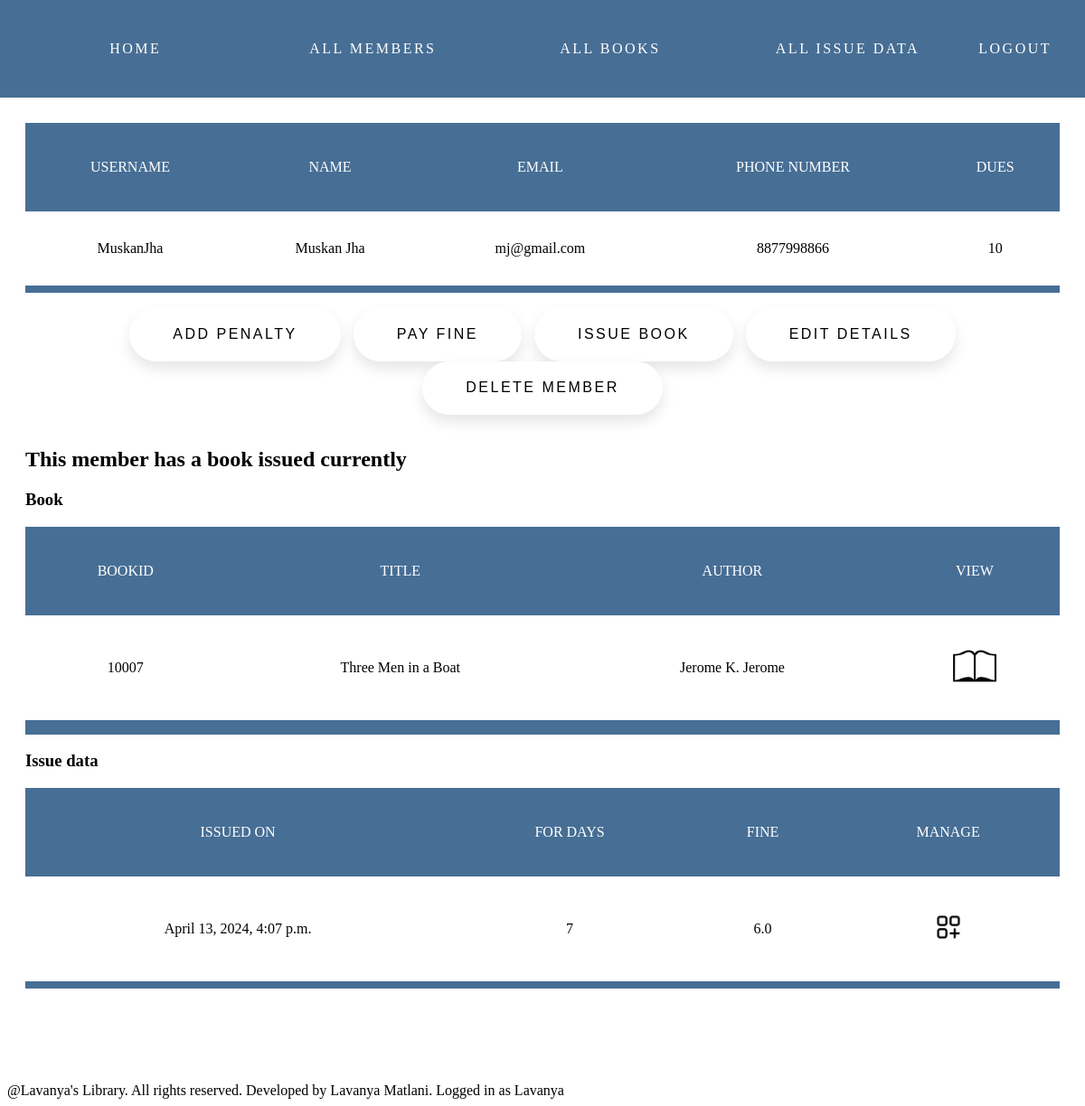
/members/view/4 (signed in), run on an earlier commit of the app's database.
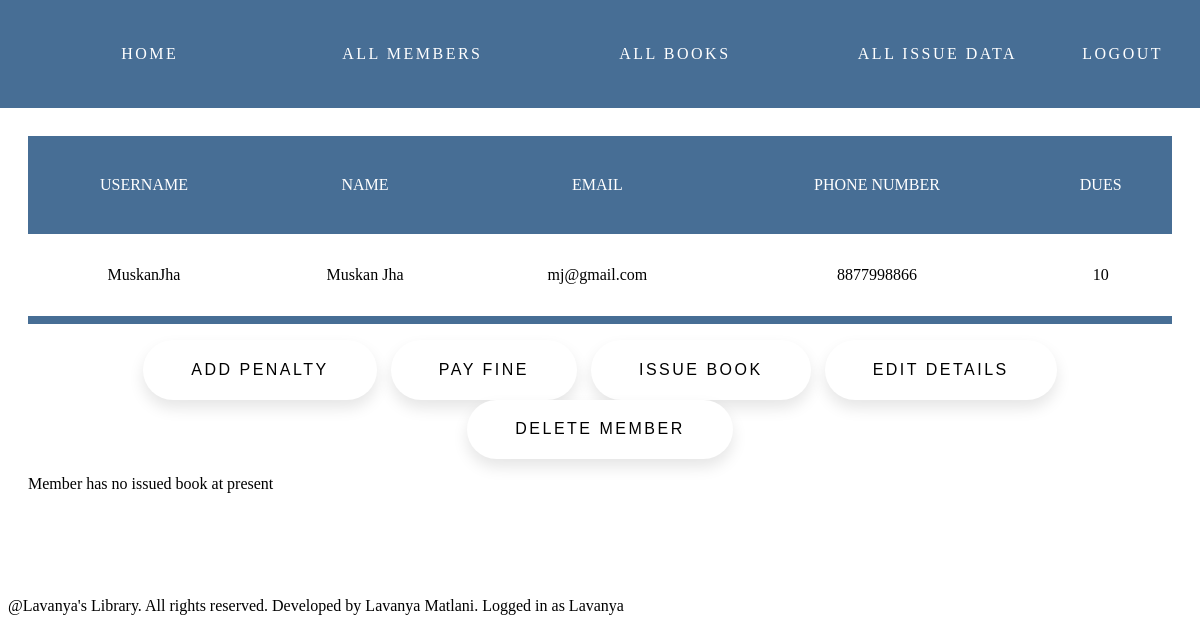
And on a later commit of the database.
### bookissue/models.py (models this page shows)
class BookIssue(models.Model):
    book = models.OneToOneField(Book,on_delete=models.RESTRICT,null=False,blank=False)
    member = models.OneToOneField(Member,on_delete=models.RESTRICT,null=False,blank=False)
    date_created = models.DateTimeField(auto_now_add=True)
    for_days = models.IntegerField(default=7,null=False,blank=True)

### books/models.py (models this page shows)
class Book(models.Model):
    book_id = models.CharField(max_length=15,null=False,blank=False,unique=True)
    title = models.CharField(max_length=100,null=False)
    author = models.CharField(max_length=50,null=False)

### members/views.py (the view)
# urls.py: path('view/<int:id>',view_member,name='view_member'),
@login_required(login_url='account:login')
def view_member(request,id):
    try:
        member = Member.objects.get(id=id)
    except ObjectDoesNotExist:
        return render(request,'members/viewmember.html',context={'message':"Member with given ID doesn't exist"})
    try:
        bookissue = BookIssue.objects.get(member=id)
        fine = (timezone.now()-bookissue.date_created).total_seconds()//86400 - bookissue.for_days
        if fine<0:
            fine=0
        return render(request,'members/viewmember.html',context={'member':member,'bookissue':bookissue,'fine':fine})
    except ObjectDoesNotExist:
        return render(request,'members/viewmember.html',context={'member':member,'issuemessage':"Member has no issued book at present"})

### members/templates/members/viewmember.html (shortened to what this page needs)
{% extends 'members/index.html' %}
{% load static %}
{% block content %}
<div class="container">
    {% if member %}
    <table>
        <tr>
            <th>Username</th>
            <th>Name</th>
            <th>Email</th>
            <th>Phone Number</th>
            <th>Dues</th>
        </tr>
        <tr>
            <td>{{ member.username }}</td>
            <td>{{ member.first_name }} {{ member.last_name }}</td>
            <td>{{ member.email }}</td>
            <td>{{ member.phone_number }}</td>
            <td>{{ member.dues }}</td>
        </tr>
    </table>
    <div class="actionpad">
        <a href="{% url 'members:add_penalty' id=member.id %}"><button class="no">Add Penalty</button></a>
        <a href="{% url 'members:pay_fine' id=member.id %}"><button class="yes">Pay Fine</button></a>
        <a href="{% url 'members:member_to_book' id=member.id %}"><button class="yes">Issue Book</button></a>
        <a href="{% url 'members:edit_member' id=member.id %}"><button class="yes">Edit Details</button></a>
        <a href="{% url 'members:delete_member' id=member.id %}"><button class="no">Delete Member</button></a>
    </div>
    {{issuemessage}}
    {% if bookissue %}
        <h2>This member has a book issued currently</h2>
    <div>
        <h3>Book</h3>
        <table>
            <tr>
                <th>BookID</th>
                <th>Title</th>
                <th>Author</th>
                <th>View</th>
            </tr>
            <tr>
                <td>{{ bookissue.book.book_id }}</td>
                <td>{{ bookissue.book.title }}</td>
                <td>{{ bookissue.book.author }}</td>
                <td><a href="{% url 'books:view_book' id=bookissue.book.id %}"><img src={% static "members/images/preview.png" %} class="symbol"></a></td>
            </tr>
        </table>
    </div>
    <div>
        <h3>Issue data</h3>
        <table>
            <tr>
                <th>Issued on</th>
                <th>For days</th>
                <th>Fine</th>
                <th>Manage</th>
            </tr>
            <tr>
                <td>{{ bookissue.date_created }}</td>
                <td>{{ bookissue.for_days }}</td>
                <td>{{ fine }}</td>
                <td><a href="{% url 'bookissue:view_bookissue' bookissueid=bookissue.id %}"><img src={% static "bookissue/images/more_info.png" %} class="symbol"></a></td>
            </tr>
        </table>
    </div>
    {% endif %}
    {% endif %}
</div>
{% endblock content %}

What changed in the data, as far as the page shows it:
removed BookIssue: book.book_id "10007", book "Three Men in a Boat", book.author "Jerome K. Jerome", date_created "April 13, 2024, 4:07 p.m.", for_days "7"
Also different on the page:
{{ issuemessage }}: (not shown) → "Member has no issued book at present"
{{ fine }}: "6.0" → (not shown)
text no longer shown: "This member has a book issued currently Book BOOKID TITLE AUTHOR VIEW Issue data ISSUED ON FOR DAYS FINE MANAGE"
